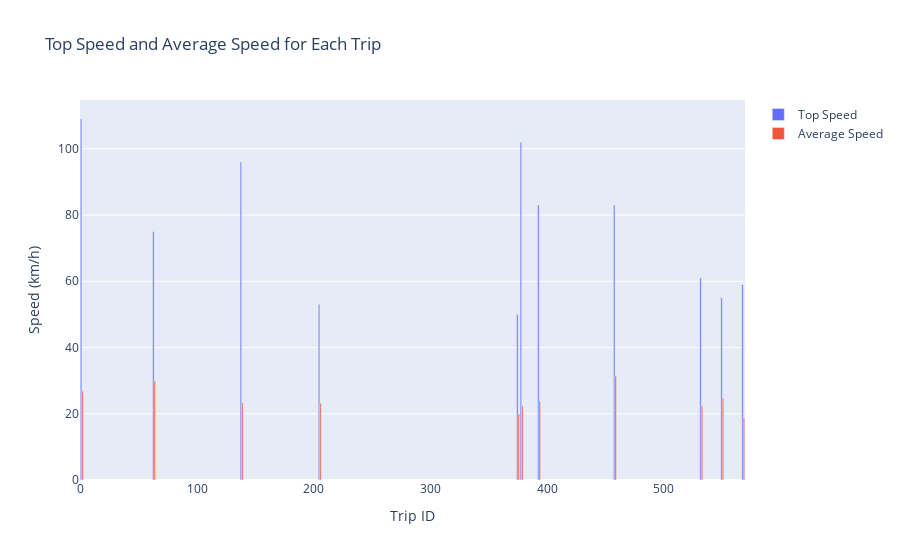

Write notebook code for a chart like this one.
### Code cell
import pandas as pd

# Assuming your dataset is loaded in the variable df

# Define the threshold for considering it a new trip
zero_speed_threshold = 50

# Create a column to identify long periods of zero speed
df['is_new_trip'] = (df['vehicle_speed'] == 0).astype(int)
df['consecutive_zeros'] = df['is_new_trip'].groupby((df['is_new_trip'] != df['is_new_trip'].shift()).cumsum()).cumsum()

# A new trip starts if consecutive zeros exceed the threshold
df['trip_id'] = ((df['consecutive_zeros'] > zero_speed_threshold) & (df['vehicle_speed'] == 0)).cumsum()

# Increment trip_id by 1 to ensure no 0 values
df['trip_id'] += 1

# Filter out rows where the vehicle speed is zero (they don't contribute to a trip)
trips_df = df[df['vehicle_speed'] > 0]

# Calculate top speed and average speed for each trip
trip_stats = trips_df.groupby('trip_id')['vehicle_speed'].agg(['max', 'mean']).reset_index()

# Rename the columns for clarity
trip_stats.columns = ['Trip ID', 'Top Speed (km/h)', 'Average Speed (km/h)']

# Display the result
print(trip_stats)

# Visualize the results
import plotly.graph_objects as go

fig = go.Figure()

# Add traces for top speed and average speed
fig.add_trace(go.Bar(x=trip_stats['Trip ID'], y=trip_stats['Top Speed (km/h)'], name='Top Speed'))
fig.add_trace(go.Bar(x=trip_stats['Trip ID'], y=trip_stats['Average Speed (km/h)'], name='Average Speed'))

# Customize the layout
fig.update_layout(
    title='Top Speed and Average Speed for Each Trip',
    xaxis_title='Trip ID',
    yaxis_title='Speed (km/h)',
    barmode='group'
)

# Show the plot
fig.show()

### Figure 1 — Plotly figure (JSON) as saved in the notebook; plotly's stock layout.template omitted (floating-point values rounded to 4 significant figures)
{"data": [{"name": "Top Speed", "type": "bar", "x": [1, 63, 138, 205, 375, 378, 393, 458, 532, 550, 568], "y": [109, 75, 96, 53, 50, 102, 83, 83, 61, 55, 59]}, {"name": "Average Speed", "type": "bar", "x": [1, 63, 138, 205, 375, 378, 393, 458, 532, 550, 568], "y": [26.83, 29.91, 23.36, 23.16, 19.95, 22.41, 23.75, 31.4, 22.43, 24.78, 18.76]}], "layout": {"barmode": "group", "title": {"text": "Top Speed and Average Speed for Each Trip"}, "xaxis": {"title": {"text": "Trip ID"}}, "yaxis": {"title": {"text": "Speed (km/h)"}}}}
